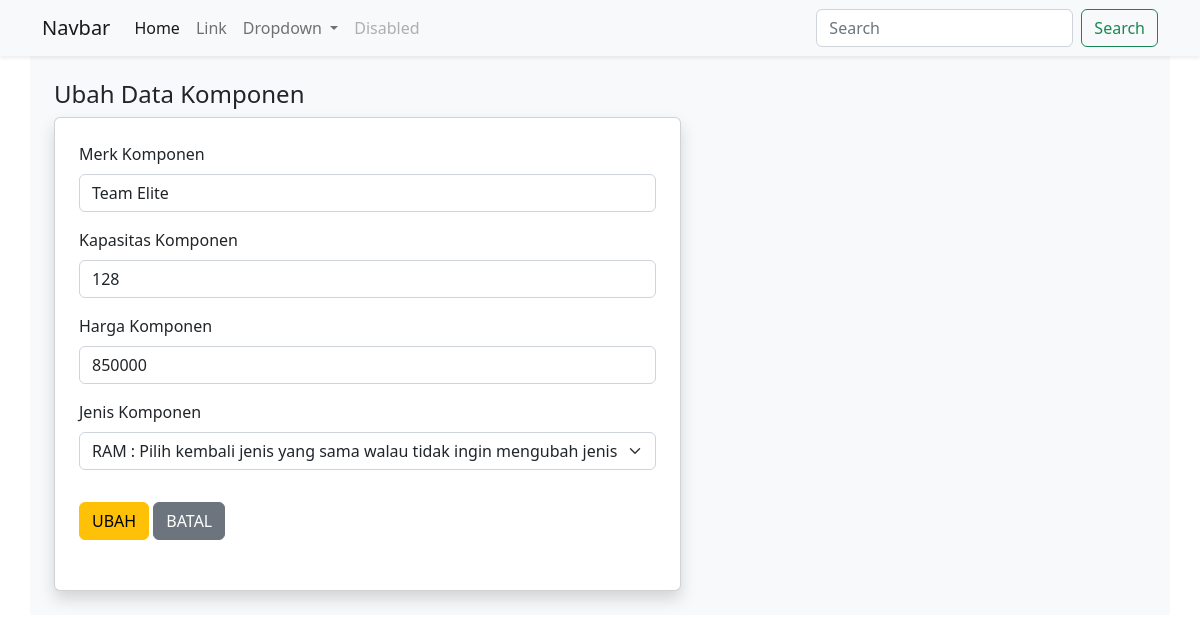
Screenshot of /index.php/komponen007/ubah/6 with the database file from the repository.
### tables this page shows
CREATE TABLE `komponen_007` (
  `id_komponen` int(11) NOT NULL,
  `merk_007` varchar(50) NOT NULL,
  `kapasitas_007` varchar(20) NOT NULL,
  `harga_007` varchar(20) NOT NULL,
  `jenis_007` enum('HDD','RAM') NOT NULL
);

### application/controllers/Komponen007.php (called while the page is built, shortened)
<?php
class Komponen007 extends CI_Controller {
    public function __construct() {
        $this->load->model('MKomponen007');
    }
    public function ubah ($id) {
        $data['data'] = $this->MKomponen007->getKomponenById($id);
        $this->load->view('header');
        $this->load->view('ubah', $data);
        $this->load->view('footer');
    }
}
?>

### index.php (called while the page is built, shortened)
<?php
require_once BASEPATH.'core/CodeIgniter.php';

### application/models/MKomponen007.php (called while the page is built, shortened)
<?php
class MKomponen007 extends CI_Model {
    public function getKomponenById($id) {
        return $this->db->get_where('komponen_007', ['id_komponen' => $id])->row_array();
    }
}
?>

### application/views/ubah.php (the view, shortened to what this page needs)
<div class="row">
    <div class="col-7">
        <h4>Ubah Data Komponen</h4>
        <div class="card shadow">
            <div class="card-body p-4" style="height: 472px">
                <form action="" method="post">
                    <div class="mb-3">
                        <label for="merk" class="form-label">Merk Komponen</label>
                        <input type="text" class="form-control" id="merk" name="merk" value="<?php echo $data['merk_007'] ?>">
                    </div>
                    <div class="mb-3">
                        <label for="kapasitas" class="form-label">Kapasitas Komponen</label>
                        <input type="number" class="form-control" id="kapasitas" name="kapasitas" value="<?php echo $data['kapasitas_007'] ?>">
                    </div>
                    <div class="mb-3">
                        <label for="harga" class="form-label">Harga Komponen</label>
                        <input type="number" class="form-control" id="harga" value="<?php echo $data['harga_007'] ?>" name="harga">
                    </div>
                    <div class="mb-3">
                        <label for="jenis" class="form-label">Jenis Komponen</label>
                        <select class="form-select" aria-label="Default select example" name="jenis">
                            <option selected hidden disabled > <?php echo $data['jenis_007'] ?> : Pilih kembali jenis yang sama walau tidak ingin mengubah jenis</option>
                        </select>
                    </div>
                    <div class="mb-3">
                        <button type="submit" name="update" class="btn btn-warning mt-3 "> UBAH </button>
                        <a href="<?php echo site_url('index.php/komponen007') ?>" class="btn btn-secondary mt-3 "> BATAL </a>
                    </div>
                </form>
            </div>
        </div>
    </div>
</div>

### rows the page displays
komponen_007: merk "Team Elite", kapasitas "128", harga "850000", jenis "RAM : Pilih kembali jenis yang sama walau tidak ingin mengubah jenis"
